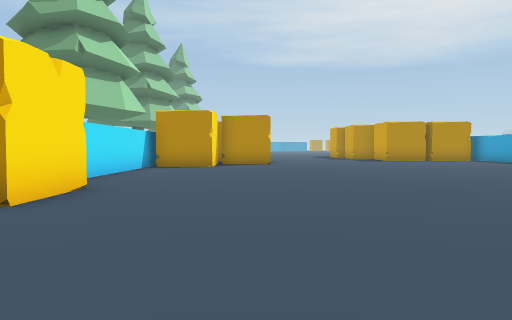
[1] (above)

21 first-person views from a walk through a scene from a Unity 3-D project. The camera is 1.3 m above the floor, tilts 2° down and sees 70° across. The floor is counted in squares, 2 m on a side. Each view is taken from the middle of a square. On the plan, view 1 faces up. The plan holds only what a view shows up to about 11 squares ahead; the rest is blank. The place goes on beyond the plan. The player is left out.

[2]
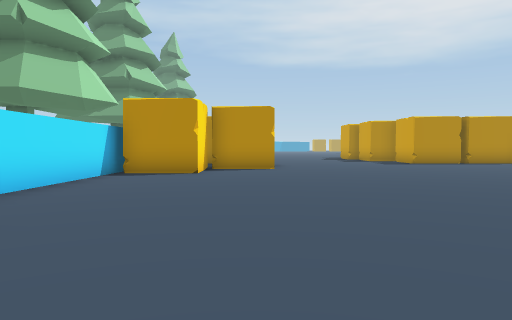

[3]
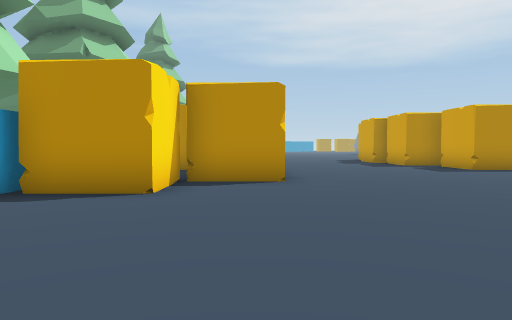

[4]
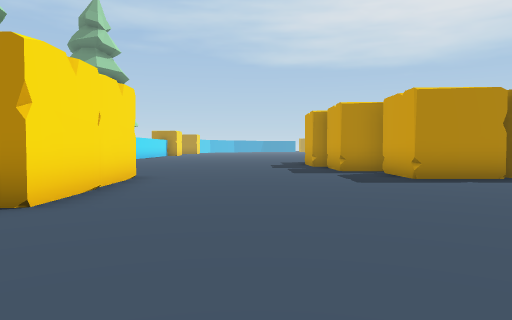

[5]
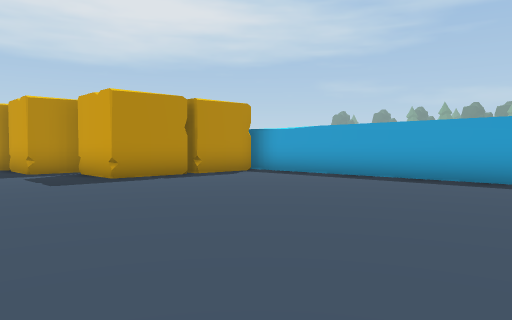

[6]
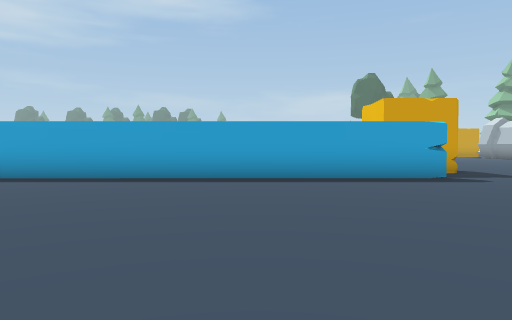

[7]
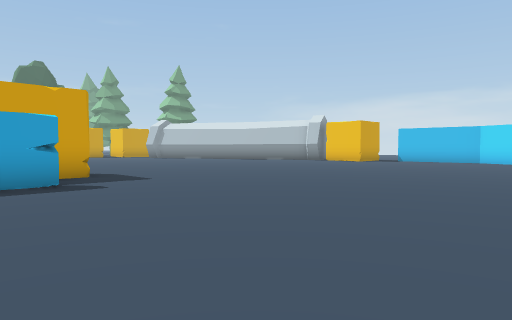

[8]
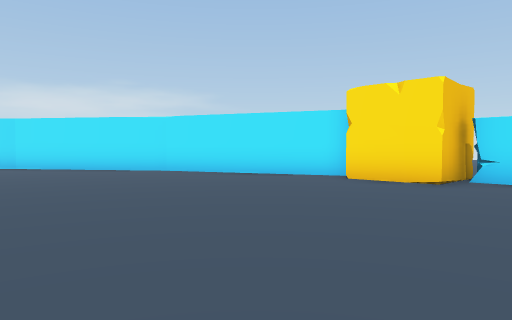

[9]
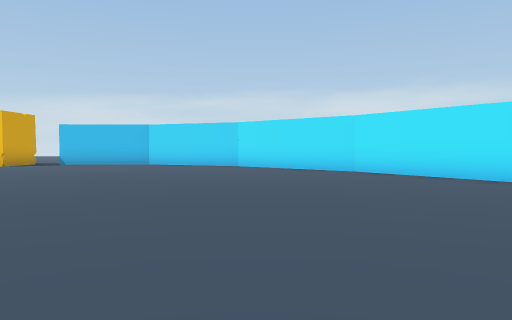

[10]
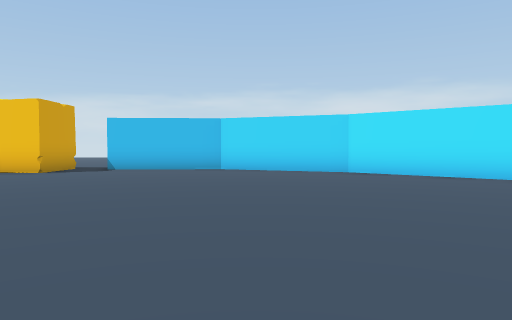

[11]
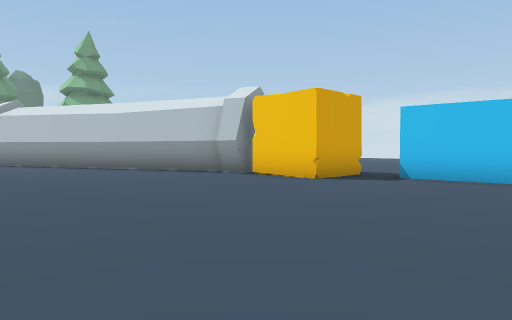

[12]
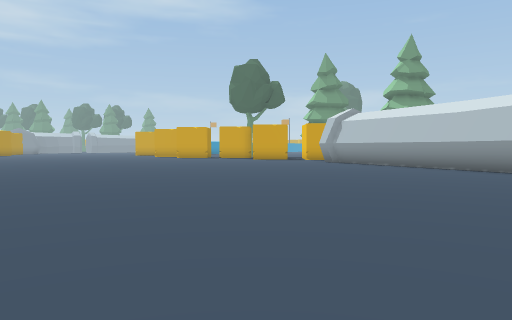

[13]
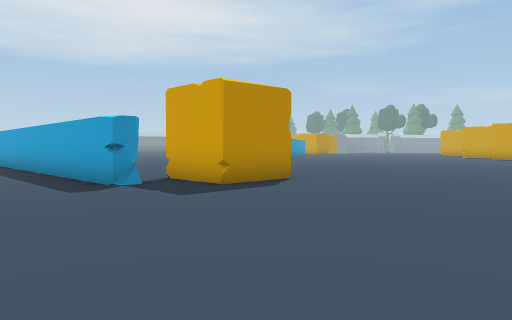

[14]
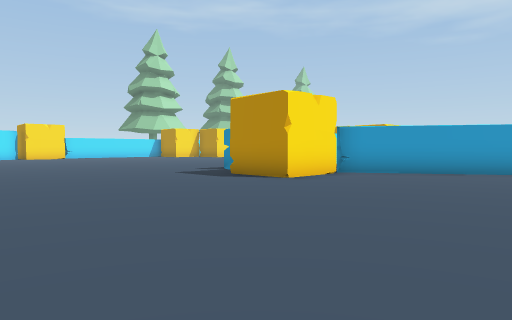

[15]
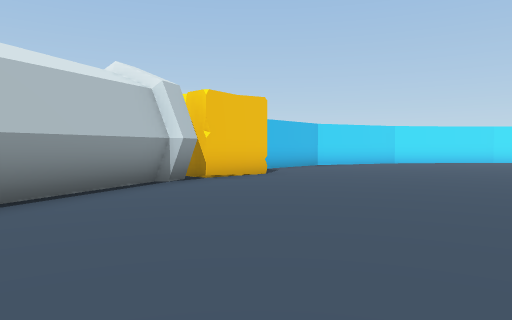

[16]
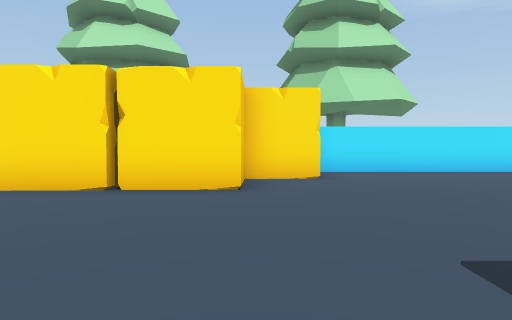

[17]
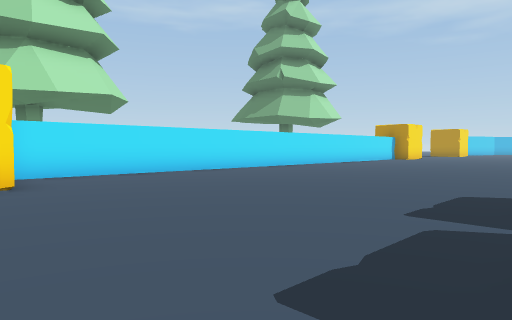

[18]
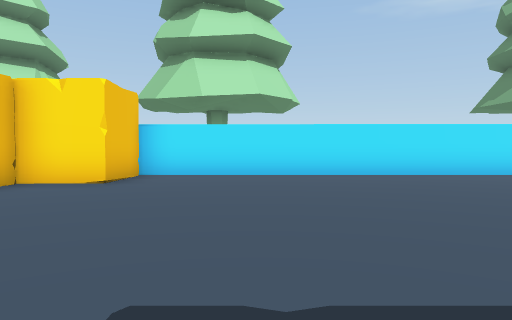

[19]
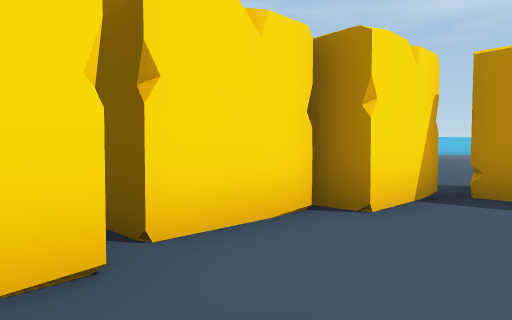

[20]
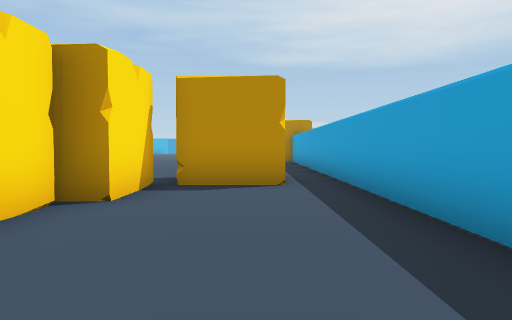

[21]
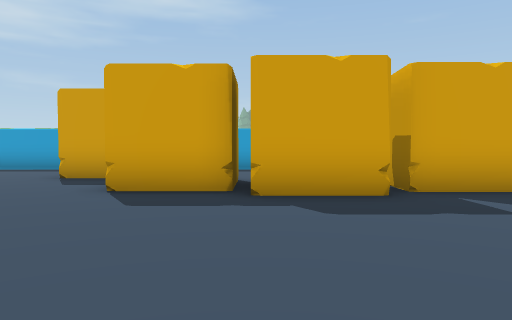

### Floor plan
Points are (right, up) in squares from view 1. A wall is a line through its corners. A room is listed if a view was taken in it or the views show most of it. See-through windows are left out.
Room 1 (views 1, 2, 3, 4, 5, 6, 7, 8, 9, 10, 11, 12, 13, 14, 15, 16, 17, 18, 19, 20, 21)
walls: (11.2, 6.3) (10.6, 5.9); (11.2, 6.2) (10.6, 5.9); (11.2, 6.2) (10.6, 6); (11.2, 6.1) (10.6, 6.1) (10.6, 17.9); (17.3, 9.3) (14.1, 7.3); (-3.3, 3.6) (-1.4, -0.9); (-3.5, 12.9) (-3.5, 6); (-1.5, -0.8) (1.4, -4.8); (1.3, -4.7) (4.6, -7.5) (8, -8.8) (11.4, -8.6); (10.6, 22.2) (10.6, 27.5); (14.6, -7.3) (19.6, -5.1); (14.6, -7.4) (14.7, -7) (15.2, -6.8) (15.5, -7.1); (14.7, -7.5) (14.7, -7); (14.8, -7.7) (14.5, -7.1); (-3.5, 27.5) (-3.5, 19.2)
low walls: (11.2, 6.2) (10.6, 6.1); (16.1, -6.9) (19.1, -5.4)
ways out: opening at (11.5, -10.5); opening at (12.5, 8.5)
objects: other object (-3, 4) to (-3, 6); other object (-3, 12) to (-2, 13); other object (-3, 17) to (-2, 19); other object (-1, 14) to (0, 15); other object (-1, 16) to (0, 17); other object (5, 23) to (6, 24); other object (6, 20) to (7, 21); other object (6, 24) to (7, 26); other object (7, 18) to (8, 19); other object (8, 26) to (9, 27); other object (9, 18) to (10, 19); other object (12, 5) to (14, 7); other object (13, -9) to (14, -7)

Where each view was taken, in squares from view 1:
view 1: 0 up, 0 right, facing up
view 2: 3 up, 0 right, facing up
view 3: 7 up, 0 right, facing up
view 4: 10 up, 3 right, facing up
view 5: 10 up, 3 right, facing up-right
view 6: 10 up, 3 right, facing right
view 7: 8 up, 4 right, facing down-right
view 8: 8 up, 4 right, facing down-left
view 9: 5 up, 4 right, facing down
view 10: 2 up, 7 right, facing down
view 11: 1 down, 8 right, facing down-right
view 12: 0 up, 8 right, facing right
view 13: 0 up, 8 right, facing up-right
view 14: 1 down, 19 right, facing up-left
view 15: 1 down, 19 right, facing down-left
view 16: 18 up, 6 right, facing left
view 17: 18 up, 5 right, facing up-left
view 18: 22 up, 5 right, facing left
view 19: 21 up, 9 right, facing up-left
view 20: 20 up, 9 right, facing up
view 21: 24 up, 0 right, facing right
